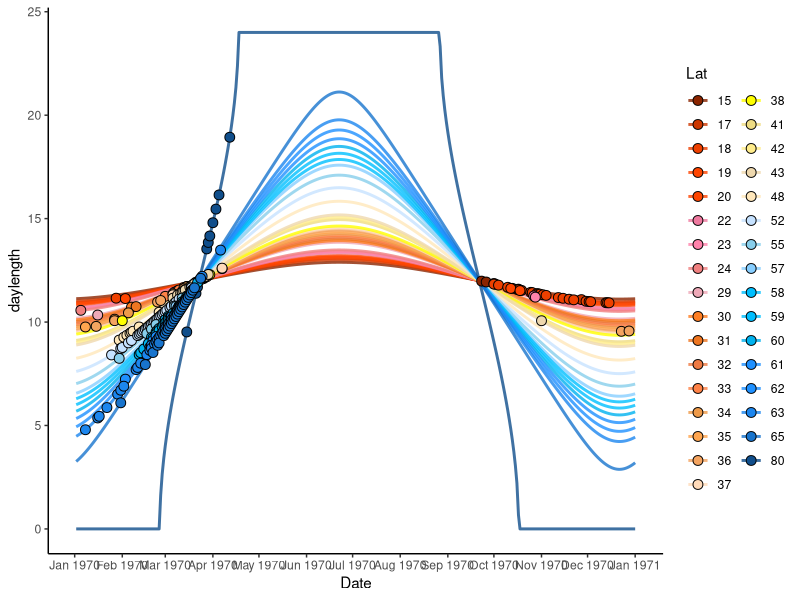
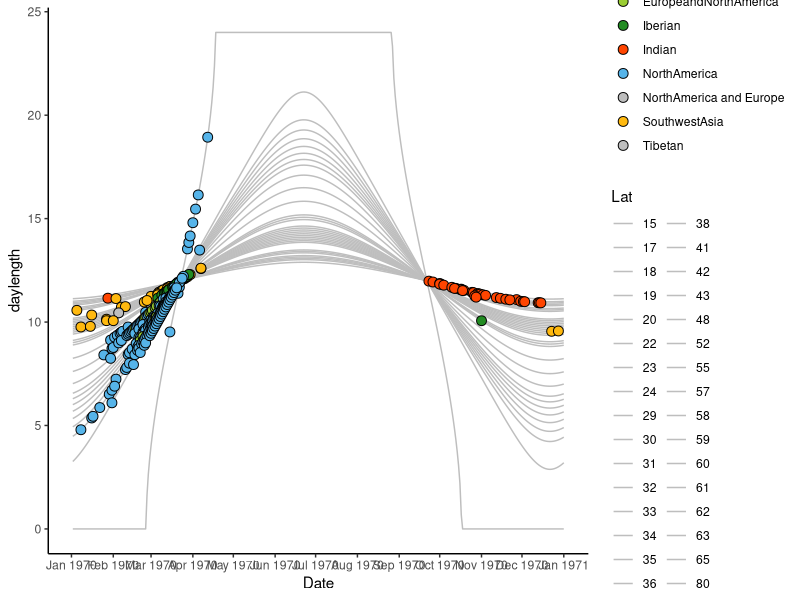
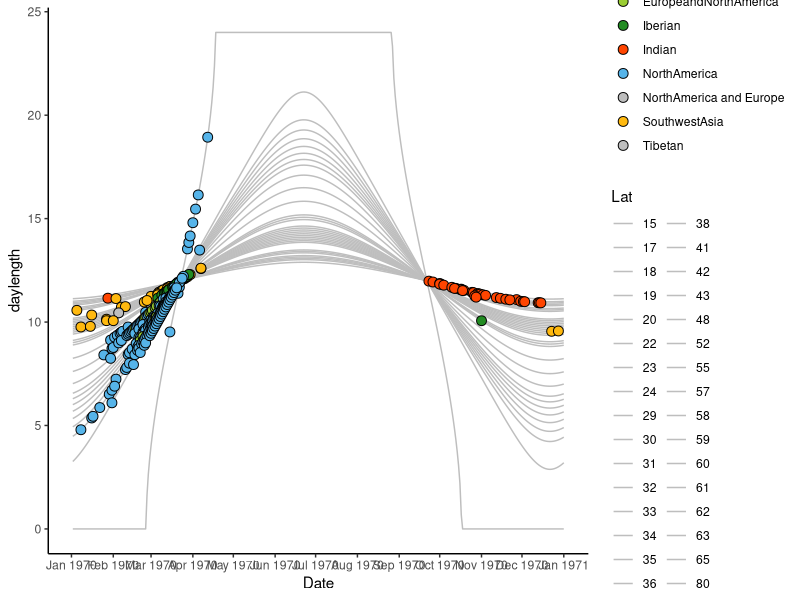

The R source for these figures, in order:
# Daylength change graph with wolf birthing times 

library(ggplot2)
library(scales)

daylen_df <- read.csv("daylength_df.csv")
daychange <- read.csv("Figure2_May15.csv")

str(daylen_df)

daychange$Date <- as.Date(daychange$Date, format = "%m/%d/%y")
daychange$Lat <- factor(daychange$Lat)

p <- ggplot(daychange) +
  geom_line(aes(x = Date, y = daylength, color = Lat), alpha=0.8, size=1)+
  scale_colour_discrete()+
  geom_point(aes(x = Date, y = mday_daylength, fill = Lat), pch=21, size=3)  + scale_x_date(date_breaks = "1 month", date_labels =  "%b %Y")  + theme(axis.text.x=element_text(angle=60, hjust=1))
p + theme_classic() + scale_color_manual(values=c("orangered4", "orangered3", "orangered2", "orangered1", "orangered", "palevioletred2", "palevioletred1", "lightcoral", "pink2", "chocolate1", "chocolate2", "sienna2", "sienna1", "tan2", "tan1", "sandybrown", "peachpuff1", "yellow", "lightgoldenrod2", "lightgoldenrod1", "wheat2", "wheat1", "slategray1", "skyblue", "skyblue1", "deepskyblue", "deepskyblue1", "deepskyblue2", "dodgerblue", "dodgerblue1", "dodgerblue2", "dodgerblue3", "dodgerblue4")) +  scale_fill_manual(values=c("orangered4", "orangered3", "orangered2", "orangered1", "orangered", "palevioletred2", "palevioletred1", "lightcoral", "pink2", "chocolate1", "chocolate2", "sienna2", "sienna1", "tan2", "tan1", "sandybrown", "peachpuff1", "yellow", "lightgoldenrod2", "lightgoldenrod1", "wheat2", "wheat1", "slategray1", "skyblue", "skyblue1", "deepskyblue", "deepskyblue1", "deepskyblue2", "dodgerblue", "dodgerblue1", "dodgerblue2", "dodgerblue3", "dodgerblue4"))

# Just population 
p <- ggplot(daychange) +
  geom_line(aes(x = Date, y = daylength, color = Lat), size=0.5)+
  scale_colour_discrete()+
  geom_point(aes(x = Date, y = mday_daylength, fill = Population), pch=21, size=3)  + scale_x_date(date_breaks = "1 month", date_labels =  "%b %Y")  + theme(axis.text.x=element_text(angle=60, hjust=1))
p + theme_classic() + scale_color_manual(values=c("gray", "gray", "gray", "gray", "gray", "gray", "gray", "gray", "gray", "gray", "gray", "gray", "gray", "gray", "gray", "gray", "gray", "gray", "gray", "gray", "gray", "gray", "gray", "gray", "gray", "gray", "gray", "gray", "gray", "gray", "gray", "gray", "gray")) +  scale_fill_manual(values=c("olivedrab3", "olivedrab3", "forestgreen", "orangered", "#56B4E9", "gray", "darkgoldenrod1", "gray", "gray", "chocolate1", "chocolate2", "sienna2", "sienna1", "tan2", "tan1", "sandybrown", "peachpuff1", "yellow", "lightgoldenrod2", "lightgoldenrod1", "wheat2", "wheat1", "slategray1", "skyblue", "skyblue1", "deepskyblue", "deepskyblue1", "deepskyblue2", "dodgerblue", "dodgerblue1", "dodgerblue2", "dodgerblue3", "dodgerblue4"))

ggsave("2026_May17_Figure2.pdf", width=12,height=7)
